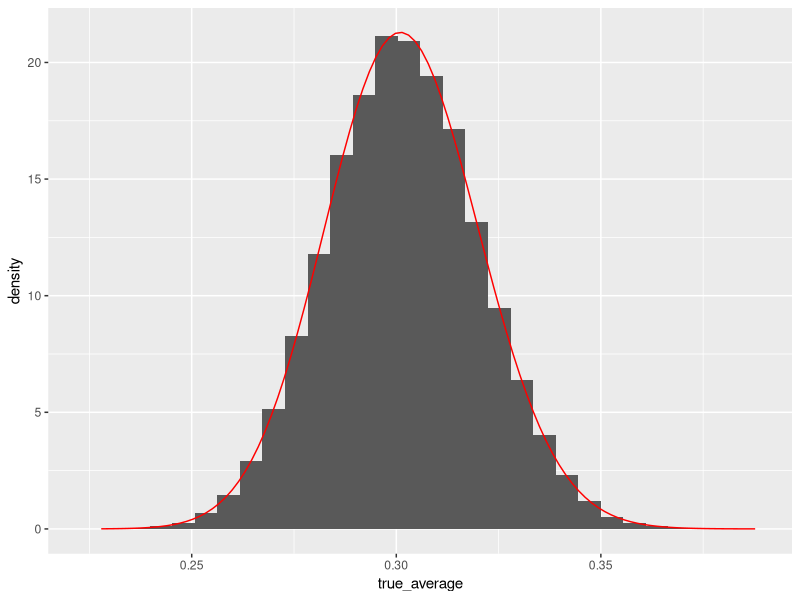
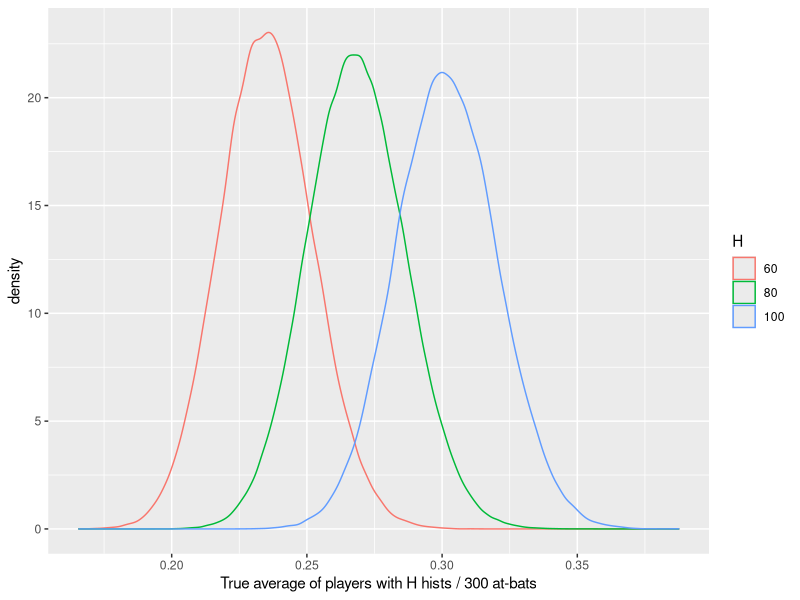

Write R code to recreate these figures, in order.

library(dplyr)

num_trials <- 10e6
#num_trials <- 10e4

simulations <- data_frame(
  true_average = rbeta(num_trials, 81, 219),
  hits         = rbinom(num_trials, 300, true_average)
)

simulations

hits100 <- simulations %>%
  filter(hits == 100)

hits100

library(ggplot2)

# plot density of players with 100 hits over 300 bats
ggplot(hits100, aes(true_average)) +
  geom_histogram(aes(y = ..density..)) +
  stat_function(fun = dbeta,
                args = list(shape1 = 81 + 100, shape2 = 219 + 200),
                col = 'red')

# 60 vs 80, 100

simulations %>%
  filter(hits %in% c(60, 80, 100)) %>%
  ggplot(aes(true_average, color = factor(hits))) +
    geom_density() +
    labs(x = "True average of players with H hists / 300 at-bats",
         color = "H")
